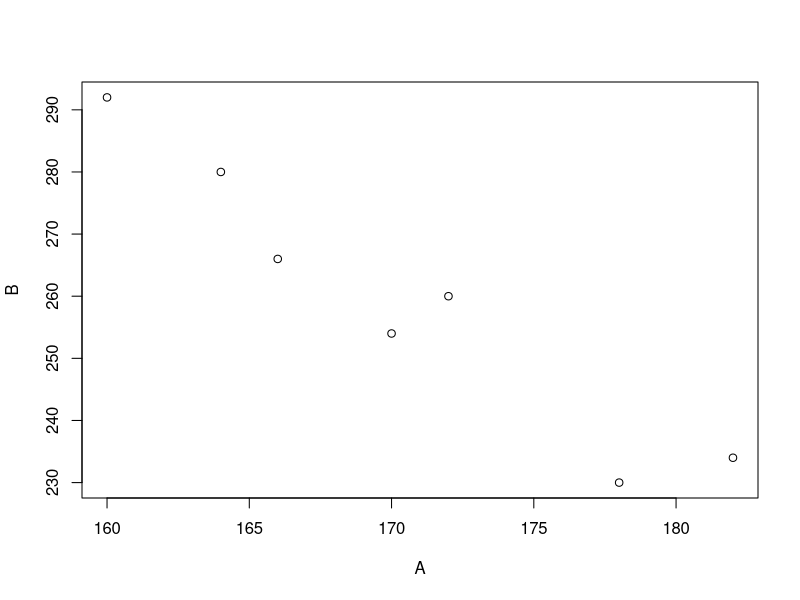
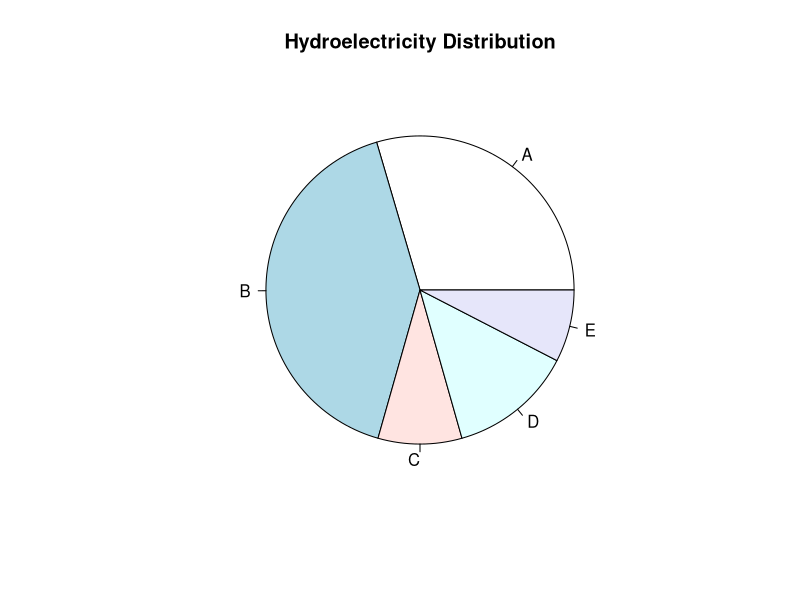
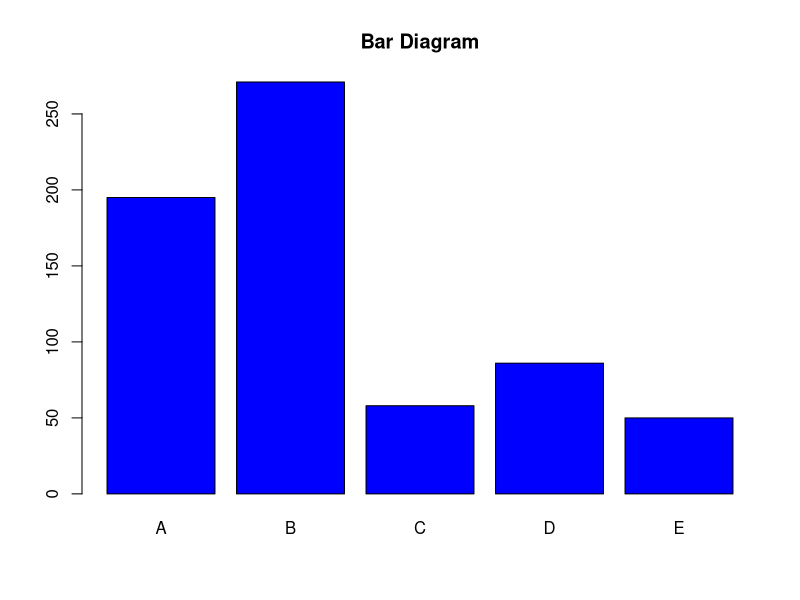
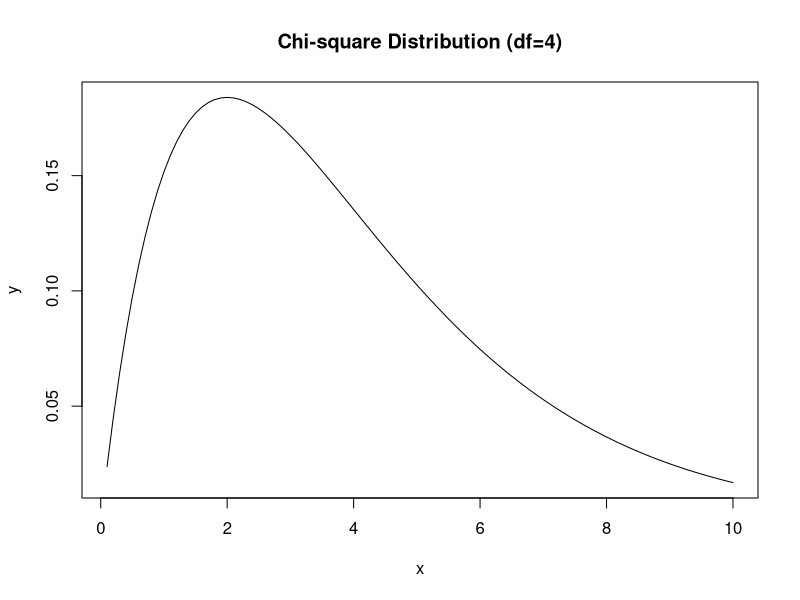

The R source for these figures, in order:
##Slip - 1
##Q.1 - (A)
v1 <- rep(5, 10)
v2 <- rep(1:3, 5)
v <- c(v1, v2)

length(v)
head(v, 6)
tail(v, 6)

##Q.1 - (B)
x <- c(4,12,7,24,32,18,9,19,21,14,27,16,8,20,12,15,7,2,6,11)

mean(x)
median(x)
table(x)
quantile(x)

##Q.2 - A
rpois(10, 4.55)

## Q.2 - B 
A <- c(160,164,172,182,166,170,178)
B <- c(292,280,260,234,266,254,230)

cor(A,B)

plot(A,B)

##Q.3 - A
pbinom(1,10,0.3)
1 - pbinom(6,12,0.4)
1 - (dbinom(0,10,0.3) * dbinom(0,12,0.4) + 
     dbinom(1,10,0.3) * dbinom(0,12,0.4) + 
     dbinom(0,10,0.3) * dbinom(1,12,0.4))

##Q.3 - B
proj <- c("A","B","C","D","E")
mw <- c(195,271,58,86,50)

pie(mw, labels=proj, main="Hydroelectricity Distribution")
barplot(mw, names.arg=proj, col="blue", main="Bar Diagram")

##Q.4 - A
x <- c(18,19,20,19,21,22,18,20,21,19,18,22,20,21,19,22,23,21,20,18)

range(x)
sd(x)
mean(x)
(sd(x)/mean(x))*100

##Q.4 - B
x <- seq(0.1,10,0.1)
y <- dchisq(x,4)

plot(x,y,type="l",main="Chi-square Distribution (df=4)")
